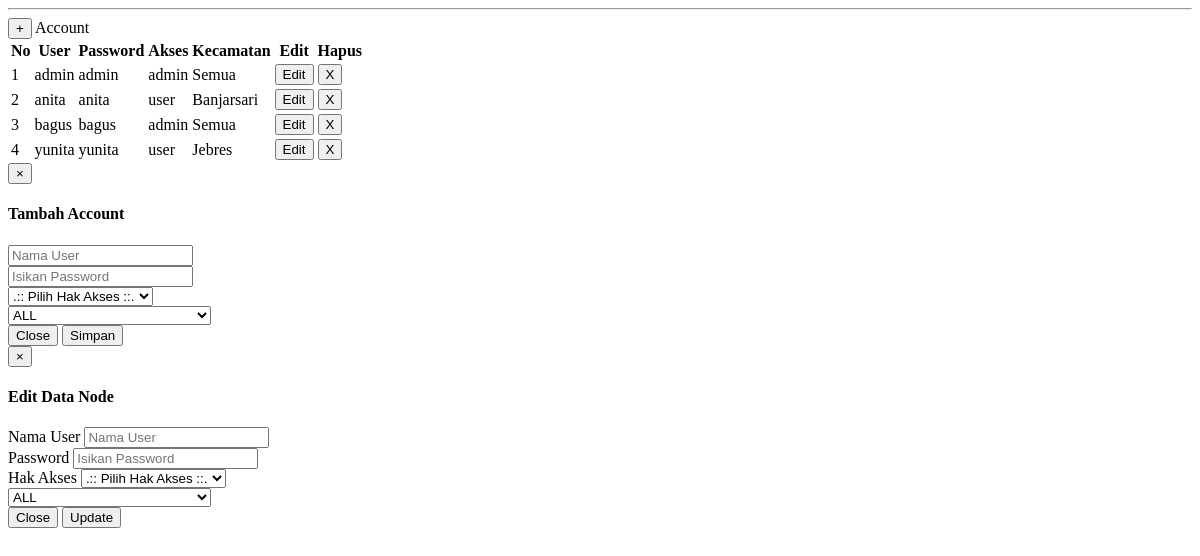
The page /aplikasi/account.php on the database its author committed.
### tables this page shows
CREATE TABLE `tuser` (
  `id_user` int(5) NOT NULL,
  `user` char(50) NOT NULL,
  `password` char(35) NOT NULL,
  `akses` char(25) NOT NULL,
  `idtempat` varchar(10) NOT NULL
);

CREATE TABLE `tempat` (
  `id` int(11) NOT NULL,
  `tempat` char(120) NOT NULL,
  `C1` float NOT NULL,
  `C2` float NOT NULL,
  `C3` float NOT NULL,
  `MC1` float NOT NULL,
  `MC2` float NOT NULL,
  `MC3` float NOT NULL,
  `total` float NOT NULL,
  `lat` float(10,6) NOT NULL,
  `lng` float(10,6) NOT NULL,
  `posisi` char(2) NOT NULL,
  `alamat` varchar(250) NOT NULL,
  `telp` varchar(25) NOT NULL,
  `nilai` float NOT NULL
);

### aplikasi/account.php (the view, shortened to what this page needs)
<!DOCTYPE html>
<html lang="en">
<head>
</head>
<body>
</body>
</html>
            <div class="inner">
                <hr />
                <div class="row">
                <div class="col-lg-12">
                    <div class="panel panel-default">
                        <div class="panel-heading">
                        <button class="btn btn-danger btn-line" data-toggle="modal"  data-target="#newReg">
                                +
                            </button> Account
					   </div>
                        <div class="panel-body">
                            <div class="table-responsive">
                                <table class="table table-striped table-bordered table-hover" id="dataTables-example">
                                    <thead>
                                        <tr>
                                            <th>No</th>
                                            <th>User</th>
                                            <th>Password</th>
											<th>Akses</th>
											<th>Kecamatan</th>
											<th>Edit</th>
											<th>Hapus</th>
                                        </tr>
                                    </thead>
                                    <tbody>
                                       <?php
									   $no=1;
									   $sql = mysql_query("SELECT * FROM tuser order by user asc");
				if(mysql_num_rows($sql) > 0){
				while($data = mysql_fetch_array($sql)){
				$id_user=$data['id_user'];
				$user=$data['user'];
				$password=$data['password'];
				$idtempat=$data['idtempat'];
				$kecamatan='';
				if($idtempat=='all'){
				$kecamatan='Semua';
				}else{
				$a = mysql_query("SELECT tempat FROM tempat where id='$idtempat'");
				while($dataa = mysql_fetch_array($a)){
				$kecamatan=$dataa['tempat'];
				}
				}
				$akses=$data['akses'];
				?>
                                        <tr class="gradeC">
                                            <td><?php echo $no++ ?></td>
                                            <td><?php echo $user ?></td>
                                            <td><?php echo $password ?></td>
											<td><?php echo $akses ?></td>
											<td><?php echo $kecamatan ?></td>
											 <td>
											 <button type="submit" class="btn btn-primary btn-line" value='<?php echo $id_user; ?>' data-toggle="modal"  data-target="#newReggg" name='tomboledit'  onclick="new sendRequest(this.value)">
                                Edit
                            </button>
											</td>
											  <td class="center"><form action="aplikasi/deleteaccount.php" method="post" >
	<?php if(($status_user<>$user)) { ?>
											<button  name="tombol" class="btn btn-danger btn-line" type="submit" onclick="return confirm('Apakah anda yakin akan menghapus data ini?')">X</button>
											<?php } ?>
											</form> </td>
                                        </tr>
                <?php }}?>
                                    </tbody>
                                </table>
                            </div>
                        </div>
                    </div>
                </div>
            </div>
  <div class="col-lg-12">
                        <div class="modal fade" id="newReg" tabindex="-1" role="dialog" aria-labelledby="myModalLabel" aria-hidden="true">
                                <div class="modal-dialog">
                                    <div class="modal-content">
                                        <div class="modal-header">
                                            <button type="button" class="close" data-dismiss="modal" aria-hidden="true">&times;</button>
                                            <h4 class="modal-title" id="H4"> Tambah Account</h4>
                                        </div>
                                        <div class="modal-body">
                                       <form action="aplikasi/simpanaccount.php" method="post"  enctype="multipart/form-data" name="postform2">
										<div class="form-group">
                                            <input placeholder="Nama User" class="form-control" type="text" name="user" required='required' >
                                        </div>
<div class="form-group">
                                            <input  placeholder="Isikan Password" class="form-control" type="password" name="password" required='required'>
                                        </div>
<div class="form-group">
                                <select class="form-control" name='akses' required='required' >
             <option selected="selected"  value="">.:: Pilih Hak Akses ::.</option>
        </select>
                                        </div>
													<div class="form-group">
                                            <select class="form-control" name='idtempat' required='required'>
			  <option selected="selected"  value="all"> ALL </option>
                                      </select>
                                        </div>
                                        <div class="modal-footer">
                                            <button type="button" class="btn btn-success btn-line" data-dismiss="modal">Close</button>
                                            <button type="Submit" class="btn btn-danger btn-line" name='tombol'>Simpan</button>
                                        </div>
										    </form>
                                    </div>
                                </div>
                            </div>
                    </div>
					                                <div class="col-lg-12">
                        <div class="modal fade" id="newReggg" tabindex="-1" role="dialog" aria-labelledby="myModalLabel" aria-hidden="true">
								<div class="modal-dialog">
                                    <div class="modal-content">
                                        <div class="modal-header">
                                            <button type="button" class="close" data-dismiss="modal" aria-hidden="true">&times;</button>
                                            <h4 class="modal-title" id="H4">Edit Data Node </h4>
                                        </div>
                                        <div class="modal-body">
                                       <form action="aplikasi/updateaccount.php" method="post"  enctype="multipart/form-data" name="postform2">
										<div class="form-group">
                                      Nama User
                                            <input placeholder="Nama User" class="form-control" type="text" name="user" id="user" required='required' >
                                        </div>
<div class="form-group">
Password
                                            <input  placeholder="Isikan Password" class="form-control" type="password" name="password"  id="password" required='required'>
                                        </div>
<div class="form-group">
                                  Hak Akses
                                <select class="form-control" name='akses'  id='akses' required='required' >
             <option selected="selected"  value="">.:: Pilih Hak Akses ::.</option>
        </select>
                                        </div>
												<div class="form-group">
                                            <select class="form-control" name='idtempat' id='idtempat' required='required'>
			  <option selected="selected"  value="all"> ALL </option>
                                      </select>
                                        </div>
                                        <div class="modal-footer">
                                            <button type="button" class="btn btn-success btn-line" data-dismiss="modal">Close</button>
                                            <button type="Submit" class="btn btn-danger btn-line" name='tombol'>Update</button>
                                        </div>
										    </form>
                                    </div>
                                </div>
                            </div>
                    </div>

### rows shown on the page
tuser: user "admin", password "admin", akses "admin", idtempat "Semua"
tuser: user "anita", password "anita", akses "user", idtempat.tempat "Banjarsari", $id_user 3 (drawn)
tuser: user "bagus", password "bagus", akses "admin", idtempat "Semua", $id_user 2 (drawn)
tuser: user "yunita", password "yunita", akses "user", idtempat.tempat "Jebres"
